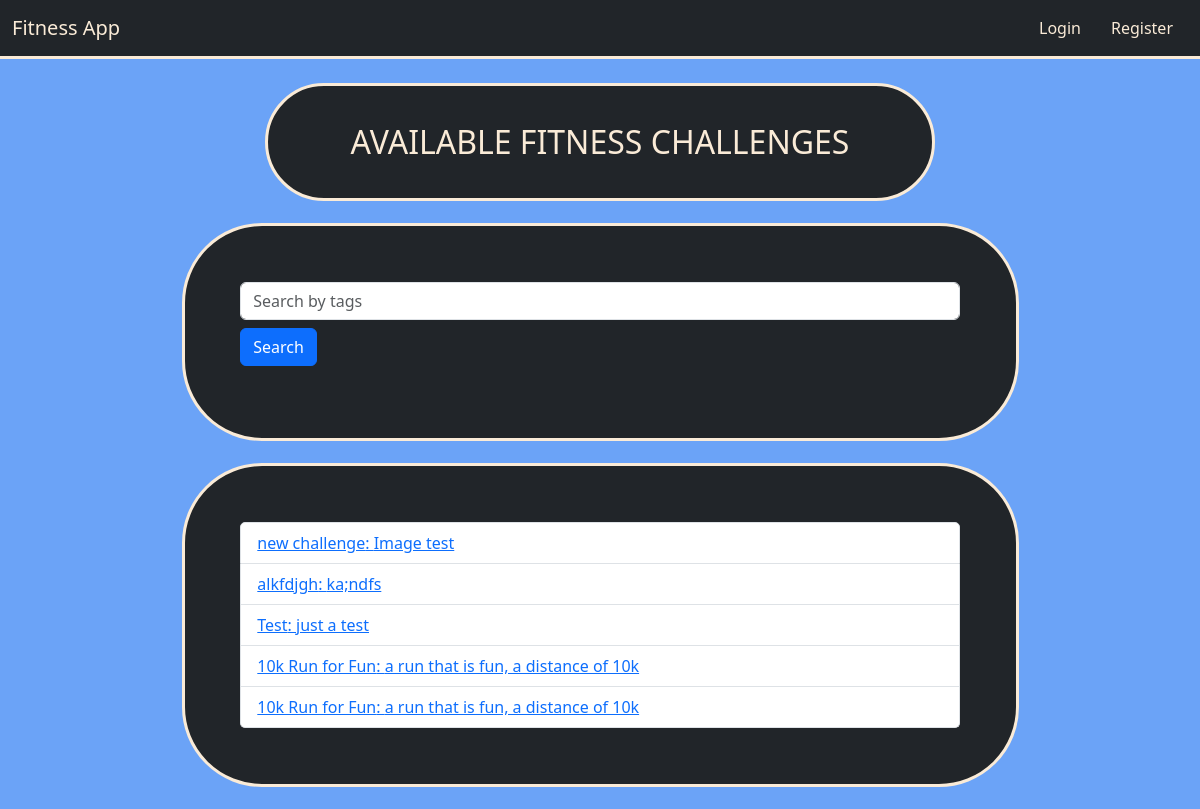
The page / on the database its author committed.
### models.py (models this page shows)
class Challenge(db.Model):
    id = db.Column(db.Integer, primary_key=True)
    user_id = db.Column(db.Integer, db.ForeignKey('user.id'), nullable=True)
    challenge_type = db.Column(db.String(80), nullable=False)
    image = db.Column(db.String(200), nullable=True)
    description = db.Column(db.Text, nullable=False)
    tags = db.Column(db.String(200), nullable=True)
    created_at = db.Column(db.DateTime, default=func.now())
    goals = db.relationship('Goal', backref='challenge', lazy=True, cascade="all, delete-orphan")
    badges = db.relationship('ChallengeBadge', backref='challenge', lazy=True, cascade="all, delete-orphan")
    chat_messages = db.relationship('ChatMessage', backref='challenge', lazy=True, cascade="all, delete-orphan")
    statuses = db.relationship('UserChallengeStatus', backref='challenge', lazy=True, cascade="all, delete-orphan")
    completions = db.relationship('CompletedChallenge', backref='challenge', lazy=True, cascade="all, delete-orphan")
    favorites = db.relationship('Favorite', backref='challenge', lazy=True, cascade="all, delete-orphan")

### routes/challenge_routes.py (the view, shortened to what this page needs)
@challenge_bp.route('/')
def index():
    challenges = Challenge.query.order_by(Challenge.created_at.desc()).all()
    user_badges = []
    return render_template('index.html', challenges=challenges, user_badges=user_badges)

### templates/index.html (shortened to what this page needs)
{% extends "layout.html" %}
{% block content %}
  <div class="container titles">
    <p class="headers">AVAILABLE FITNESS CHALLENGES</p>
  </div>
  <div class="card content gap border-3">
    <form method="get" action="{{ url_for('challenge_bp.search') }}" class="mb-3">
      <input type="text" name="query" placeholder="Search by tags" class="form-control">
      <button type="submit" class="btn btn-primary mt-2">Search</button>
    </form>
  </div>
  <div class="card content gap border-3">
    <ul class="list-group">
      {% for challenge in challenges %}
        <li class="list-group-item">
          <a href="{{ url_for('challenge_bp.challenge', challenge_id=challenge.id) }}">
            {{ challenge.challenge_type }}: {{ challenge.description }}
          </a>
        </li>
      {% endfor %}
    </ul>
  </div>
{% endblock %}

### static/css/main.css (style rules this page uses)
body { background-color:rgb(107, 163, 247); }
.titles { color: antiquewhite; margin: auto; width: 60%; background-color: #212529; border-style: solid; border-color: antiquewhite; border-radius: 5em; }
.titles .headers { padding: 5%; margin: auto; text-align: center; font-size: 2em; }
.content { color: antiquewhite; padding: 5%; margin: 2% auto; width: 75%; background-color: #212529; border-style: solid; border-color: antiquewhite; border-radius: 5em; }

### rows shown on the page
Challenge: challenge_type "new challenge", description "Image test"
Challenge: challenge_type "alkfdjgh", description "ka;ndfs"
Challenge: challenge_type "Test", description "just a test"
Challenge: challenge_type "10k Run for Fun", description "a run that is fun, a distance of 10k"
Challenge: challenge_type "10k Run for Fun", description "a run that is fun, a distance of 10k"
